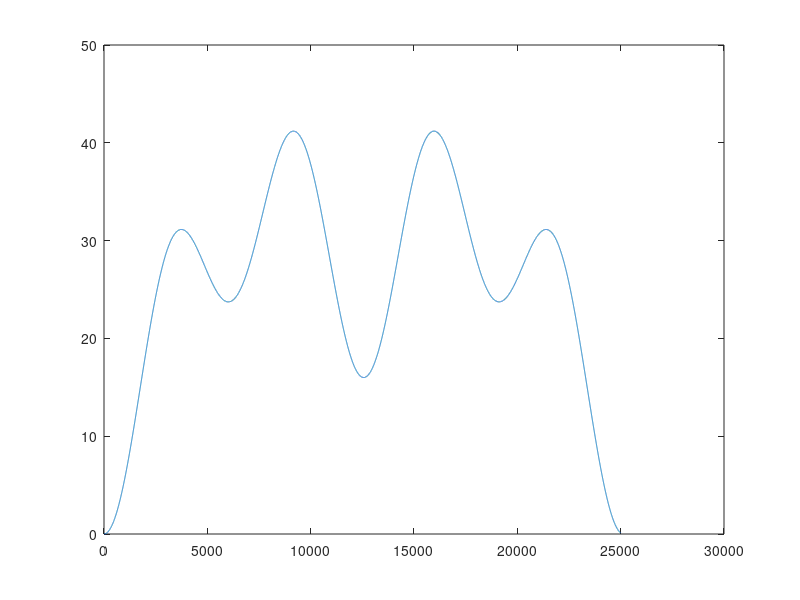

The MATLAB source for this figure:
clear all
close all
clc


x = 0.001;
% 2pif = w
f = x * 1000 / 2 / pi;
w = 2*pi*f
T = 1/f


%% sin_magnitude/2 - sin_magnitude*(cos(time))/2;
time = 0:0.001:25;
mag = 60;
sin_magnitude = 60;
a = sin(0.5*time)+sin(0.25*time)+sin(time);

sin_input = (1.2*sin_magnitude/2 - 1.2*sin_magnitude*(cos(time))/2 + sin_magnitude/2 - sin_magnitude*(cos(0.25*time))/2 + sin_magnitude/2 - sin_magnitude*(cos(0.5*time))/2)*60/225;

b = mag/2 - mag/2*cos(w*time);
% b = (mag*1.2 - mag*(cos(time)*1.2) + mag/2 -  mag*(cos(0.5*time))/2 +mag/2 -  mag*(cos(0.25*time))/2)*60/225 ;
plot(sin_input);